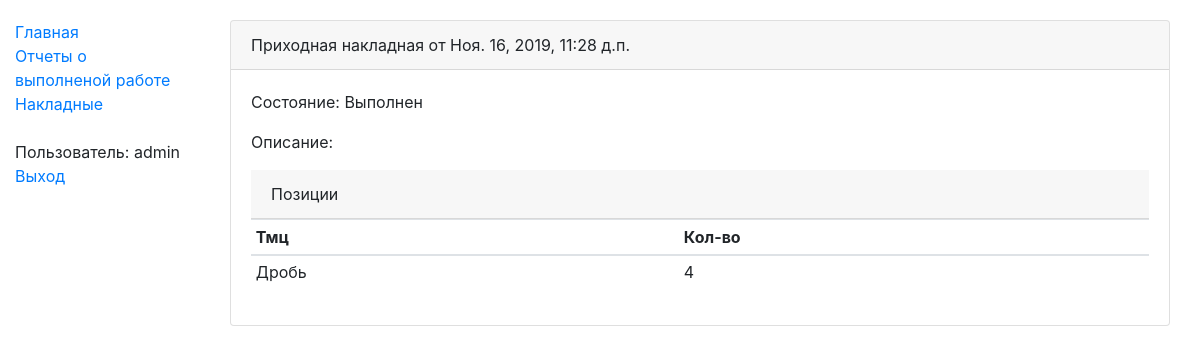
The page /stock/act/13 (signed in) on the database as committed earlier.
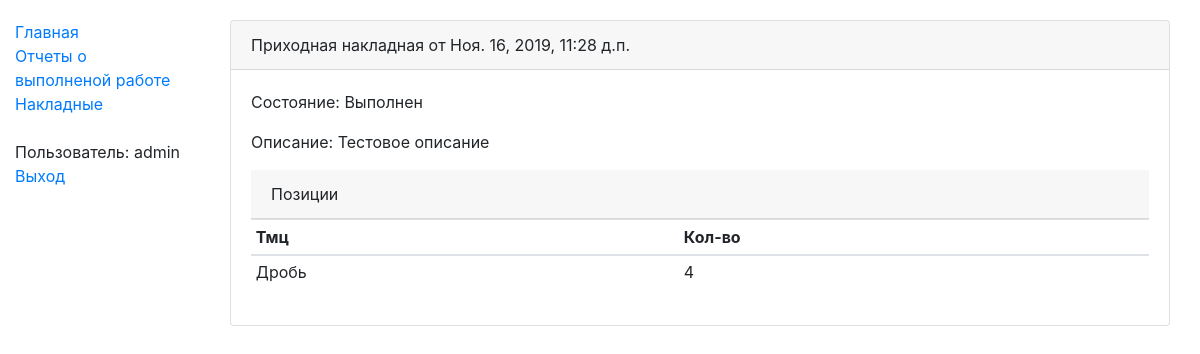
The same page on the database as committed later.
### stocks/models.py (models this page shows, shortened)
class StkAct(models.Model):
    STATE_REGISTERING = "100"
    STATE_DONE = "300"
    s_state_choices = ((STATE_REGISTERING, "Оформляется"), (STATE_DONE, "Выполнен"))
    d_create_date = models.DateTimeField("Дата содания", db_index=True)
    d_reg_date = models.DateTimeField("Дата проведения", null=True)
    n_direction = models.SmallIntegerField("Направление", null=False)
    s_state = models.CharField("Состояние", max_length=3, choices=s_state_choices, null=False)
    s_desc = models.TextField("Описание", null=True, blank=True)
    class Meta:
        verbose_name = "Накладная"
        verbose_name_plural = "Накладные"

### stocks/act/act_views.py (the view)
# urls.py: path('act/<pk>', act_views.stk_act_detail, name='stk_act-detail'),
@login_required
def stk_act_detail(request, pk):
    act = StkAct.objects.get(pk=pk)
    return stk_act_detail_by_instance(request, act)

### goods/models.py (called while the page is built)
    def __str__(self):
        return self.sCaption

### templates/stocks/act/stk_act_detail.html (shortened to what this page needs)
{% extends "base_generic_content.html" %}
{% load bootstrap4 %}
{% block content %}
    <div class="container">
        <div class="card">
            <div class="card-header">{% if form.instance.n_direction == 1 %}Приходная{% else %}Расходная{% endif %} накладная от {{ form.instance.d_create_date }}</div>
            <div class="card-body">
                <form action="{% if form.instance.s_state == "300" %}{% url "stk_act_edit" form.instance.id %}{% endif %}" method="post" class="form">
                    <p class="card-text">Состояние: {{ form.instance.get_s_state_display }}</p>
                    {% if form.instance.s_state == "300" %}
                        <p class="card-text">Описание: {% if form.instance.s_desc is not None %}{{ form.instance.s_desc}}{% endif %}</p>
                    {% else %}
                        {% bootstrap_form form %}
                    {% endif %}
                    <div class="card-header">Позиции</div>
                        <table class="table table-sm">
                            <thead>
                                <tr>
                                    <th>Тмц</th>
                                    <th>Кол-во</th>
                                </tr>
                            </thead>
                            <tbody>
                            {% for det_form in det_form_set %}
                                <tr class="grid-row">
                                {% if form.instance.s_state == "300" %}
                                    {% if det_form.instance.id_good %}
                                        <td>{{ det_form.instance.id_good }}</td>
                                        <td>{{ det_form.instance.n_qty }}</td>
                                    {% endif %}
                                {% endif %}
                                </tr>
                            {% endfor %}
                            </tbody>
                        </table>
                </form>
            </div>
        </div>
    </div>
{% endblock %}

Rows that differ between the two databases and show on the page:
changed StkAct "Выполнен": instance.s_desc (not shown) → "Тестовое описание"
